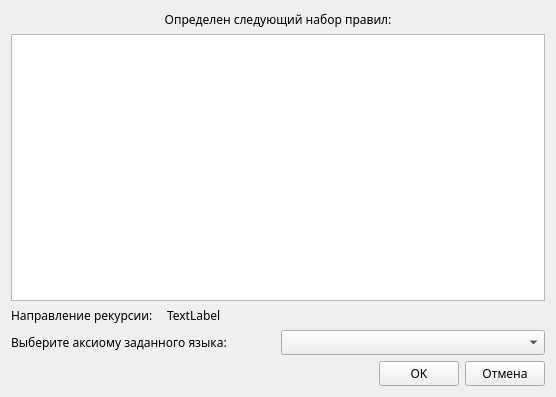
<?xml version="1.0" encoding="UTF-8"?>
<ui version="4.0">
 <class>ConfWindow</class>
 <widget class="QWidget" name="ConfWindow">
  <property name="geometry">
   <rect>
    <x>0</x>
    <y>0</y>
    <width>556</width>
    <height>397</height>
   </rect>
  </property>
  <property name="windowTitle">
   <string>Подтверждение</string>
  </property>
  <layout class="QVBoxLayout" name="verticalLayout">
   <item>
    <widget class="QLabel" name="label">
     <property name="font">
      <font>
       <family>Century Gothic</family>
       <pointsize>9</pointsize>
      </font>
     </property>
     <property name="text">
      <string>Определен следующий набор правил:</string>
     </property>
     <property name="alignment">
      <set>Qt::AlignCenter</set>
     </property>
    </widget>
   </item>
   <item>
    <widget class="QTextBrowser" name="textBrowser">
     <property name="font">
      <font>
       <family>Century Gothic</family>
       <pointsize>9</pointsize>
      </font>
     </property>
    </widget>
   </item>
   <item>
    <layout class="QHBoxLayout" name="horizontalLayout_2">
     <item>
      <widget class="QLabel" name="label_2">
       <property name="sizePolicy">
        <sizepolicy hsizetype="Fixed" vsizetype="Preferred">
         <horstretch>0</horstretch>
         <verstretch>0</verstretch>
        </sizepolicy>
       </property>
       <property name="minimumSize">
        <size>
         <width>150</width>
         <height>0</height>
        </size>
       </property>
       <property name="font">
        <font>
         <family>Century Gothic</family>
         <pointsize>9</pointsize>
        </font>
       </property>
       <property name="text">
        <string>Направление рекурсии:</string>
       </property>
      </widget>
     </item>
     <item>
      <widget class="QLabel" name="recursionTypeLabel">
       <property name="font">
        <font>
         <family>Century Gothic</family>
         <pointsize>9</pointsize>
        </font>
       </property>
       <property name="text">
        <string>TextLabel</string>
       </property>
      </widget>
     </item>
    </layout>
   </item>
   <item>
    <layout class="QHBoxLayout" name="horizontalLayout">
     <item>
      <widget class="QLabel" name="label_3">
       <property name="font">
        <font>
         <family>Century Gothic</family>
         <pointsize>9</pointsize>
        </font>
       </property>
       <property name="text">
        <string>Выберите аксиому заданного языка:</string>
       </property>
      </widget>
     </item>
     <item>
      <widget class="QComboBox" name="axiomChooseComboBox">
       <property name="font">
        <font>
         <family>Century Gothic</family>
         <pointsize>9</pointsize>
        </font>
       </property>
      </widget>
     </item>
    </layout>
   </item>
   <item>
    <layout class="QHBoxLayout" name="horizontalLayout_3">
     <item>
      <spacer name="horizontalSpacer">
       <property name="orientation">
        <enum>Qt::Horizontal</enum>
       </property>
       <property name="sizeHint" stdset="0">
        <size>
         <width>40</width>
         <height>20</height>
        </size>
       </property>
      </spacer>
     </item>
     <item>
      <widget class="QPushButton" name="okButton">
       <property name="font">
        <font>
         <family>Century Gothic</family>
         <pointsize>9</pointsize>
        </font>
       </property>
       <property name="text">
        <string>OK</string>
       </property>
      </widget>
     </item>
     <item>
      <widget class="QPushButton" name="cancelButton">
       <property name="font">
        <font>
         <family>Century Gothic</family>
         <pointsize>9</pointsize>
        </font>
       </property>
       <property name="text">
        <string>Отмена</string>
       </property>
      </widget>
     </item>
    </layout>
   </item>
  </layout>
 </widget>
 <resources/>
 <connections/>
</ui>
